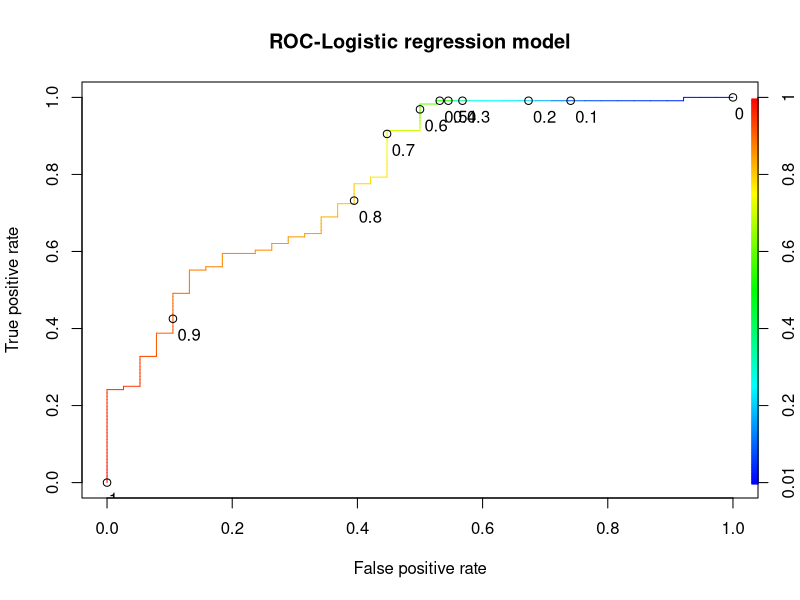
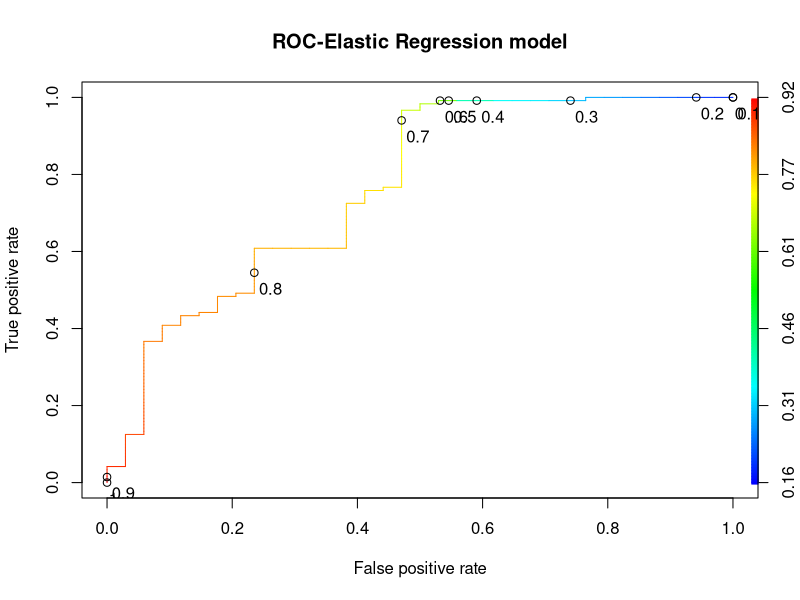
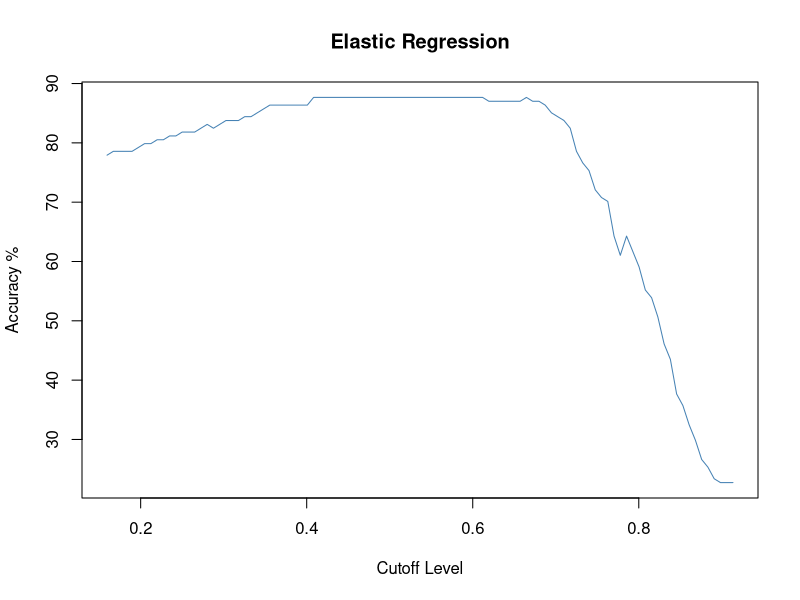

Here is the R script that generated these plots, in order: (Note: this script raises an error after producing the figures.)
#read in credit data from Lab 7, remove missing values, and add ID variable
dat <- read.csv("credit.csv", na.strings="")
dat <- na.omit(dat)
dat$ID <- seq.int(nrow(dat))
#ensure outcome is a factor
dat$Loan_Status <-as.factor(dat$Loan_Status)

#set up data in format glmnet can use (must have dummy vars for categorical predictors)
library(glmnet)
xfactors <- model.matrix(Loan_Status ~ Gender + Married + Dependents + Education + Self_Employed+Credit_History+Property_Area, data=dat)[, -1]
#xfactors
xnonfactors<- subset(dat, select = c("ApplicantIncome", "CoapplicantIncome", "LoanAmount", "Loan_Amount_Term"))
#xnonfactors
prepared.dat <- cbind(xnonfactors, xfactors, dat$Loan_Status)
prepared.dat
names(prepared.dat)[15] <- c("Loan_Status")
prepared.dat$ID <- seq.int(nrow(prepared.dat))

#ensure outcome is a factor
prepared.dat$Loan_Status <-as.factor(prepared.dat$Loan_Status)

#subset data to create training, valdiation, and test data
library(dplyr)
train.dat <- prepared.dat %>% sample_frac(.6)
train.dat 
rem.dat <- dplyr::anti_join(prepared.dat, train.dat, by = 'ID')
test.dat <- rem.dat %>% sample_frac(.5)
val.dat <- dplyr::anti_join(rem.dat, test.dat, by = 'ID')

#create predictor matrix and outcome vector for training, validation, and test data
train.X <- as.matrix(within(train.dat, rm(Loan_Status, ID)))
val.X <- as.matrix(within(val.dat, rm(Loan_Status, ID)))
test.X <- as.matrix(within(test.dat, rm(Loan_Status, ID)))
train.y <- train.dat$Loan_Status
val.y <- val.dat$Loan_Status
test.y <- test.dat$Loan_Status

val.y 
#cross-validate to tune lambda for ridge and lasso
cvridge <- cv.glmnet(train.X, train.y, family="binomial", alpha=0, nlambda=20, type.measure="auc")
cvlasso <- cv.glmnet(train.X, train.y, family="binomial", alpha=1, nlambda=20, type.measure="auc")

#fit models with final lambda
ridgemod <- glmnet(train.X, train.y, family="binomial", alpha = 0, lambda = cvridge$lambda.1se)
lassomod <- glmnet(train.X, train.y, family="binomial", alpha = 1, lambda = cvlasso$lambda.1se)


#added

train.dat1 <- subset(train.dat, select = -c(ID))
test.dat1 <- subset(test.dat, select = -c(ID))
linregmod <- glm(Loan_Status~., family=binomial(link='logit'), data=train.dat1)

summary(linregmod)
library(ROCR)
p <- predict(linregmod, newdata=subset(test.dat1,select=c(1:14)), type="response")
pr <- prediction(p, test.dat1$Loan_Status)
#the performance function takes in the prediction
prf <- performance(pr, measure = "tpr", x.measure = "fpr")
#prf
plot(prf,colorize=TRUE, print.cutoffs.at=seq(0,1,by=0.1), main = "ROC-Logistic regression model",text.adj=c(-0.2,1.7))




#pre-standardise the predictor matrix for elastic net 
#(glmnet wrapped in caret gets fussy if you try to preprocess within the command)

train.stdX <-scale(train.X)

library(caret)
# Set training control
train_control <- trainControl(method = "repeatedcv",
                              number = 5,
                              repeats = 5,
                              search = "random",
                              classProbs = TRUE,
                              summaryFunction = twoClassSummary,
                              verboseIter = TRUE)



# Train the model
elastic_grid <- train(train.stdX, train.y,
                      method = "glmnet",
                      tuneLength = 25,
                      trControl = train_control,
                      metric= "ROC",
                      family = "binomial",
                      standardize = FALSE)

#fit the model with best lambda and alpha
elasticmod <- glmnet(train.X, train.y, family="binomial", alpha = elastic_grid$bestTune$alpha, lambda = elastic_grid$bestTune$lambda)


#Looking at Coefs for final models
Intercepts <- cbind(ridgemod$a0,lassomod$a0,elasticmod$a0)
Intercepts
Coefs <- cbind(ridgemod$beta,lassomod$beta, elasticmod$beta)
Betas <-rbind(Intercepts, Coefs)
rownames(Betas)[1] = "(Intercept)"
colnames(Betas) = c("Ridge", "Lasso", "Elastic Net")
Betas

#Methods for choosing cutoffs in validation data 
#(only ridge model shown here as example. Same for the others)

#Method using visualisation of ROC curves

fit.elastic <- predict(elasticmod, val.X, type="response")
library(ROCR)
ROCRfit.elastic = prediction(fit.elastic, val.y)
ROCRperf.tr.elastic = performance(ROCRfit.elastic, "tpr", "fpr")

#plot(ROCRperf.tr.ridge, colorize=TRUE, main="Ridge")
plot(ROCRperf.tr.elastic,colorize=TRUE, print.cutoffs.at=seq(0,1,by=0.1), main = "ROC-Elastic Regression model",text.adj=c(-0.2,1.7))

#Method using pROC
library(pROC)
elastic.roc <- roc(val.y, as.vector(fit.elastic) )
coords(elastic.roc, "best", best.method="youden", transpose=TRUE)

#Method using visualisation over Grid
# accuracy here used as metric, could use something else
cutoffs <- seq(min(fit.elastic),max(fit.elastic),(max(fit.elastic)-min(fit.elastic))/100)
accuracy <- NULL

for (i in seq(along = cutoffs)){
  prediction <- ifelse(fit.elastic >= cutoffs[i], "Y", "N") #Predicting for cut-off
  accuracy <- c(accuracy,length(which(val.y ==prediction))/length(prediction)*100)
}

plot(cutoffs, accuracy, pch =19,type='l',col= "steelblue",
     main ="Elastic Regression", xlab="Cutoff Level", ylab = "Accuracy %")


#Method for comparing performance metrics of various final models in test data 
#(here using pROC "youden" to choose threshold)

#fit lasso and elastic models
fit.lasso <- predict(lassomod, val.X, type="response")
fit.elastic <- predict(elasticmod, val.X, type="response")

#get thresholds
thresh.r <- coords(roc(val.y, as.vector(fit.ridge)), "best", best.method="youden", transpose=TRUE, ret="threshold")
thresh.l <- coords(roc(val.y, as.vector(fit.lasso)), "best", best.method="youden", transpose=TRUE, ret="threshold")
thresh.e <- coords(roc(val.y, as.vector(fit.elastic)), "best", best.method="youden", transpose=TRUE, ret="threshold")

#predict classifications in test data
final.r <- predict(ridgemod, test.X, type="response")
final.l <- predict(lassomod, test.X, type="response")
final.e <- predict(elasticmod, test.X, type="response")

#use caret to see various measures of performance
class.ridge <- as.factor(ifelse(final.r <= thresh.r, "N", "Y"))
confusionMatrix(class.ridge, test.y, positive = "Y")

class.lasso <- as.factor(ifelse(final.l <= thresh.l, "N", "Y"))
confusionMatrix(class.lasso, test.y, positive = "Y")

class.elastic <- as.factor(ifelse(final.e <= thresh.e, "N", "Y"))
confusionMatrix(class.elastic, test.y, positive = "Y")
